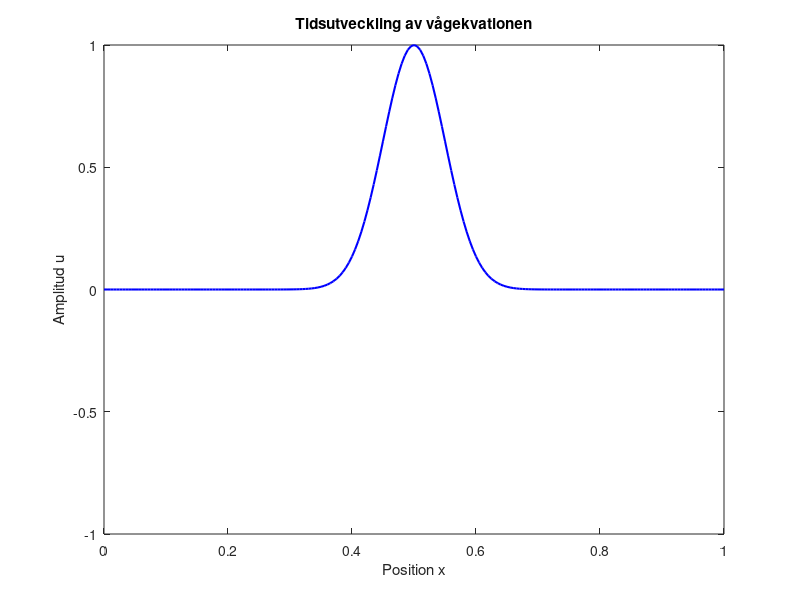
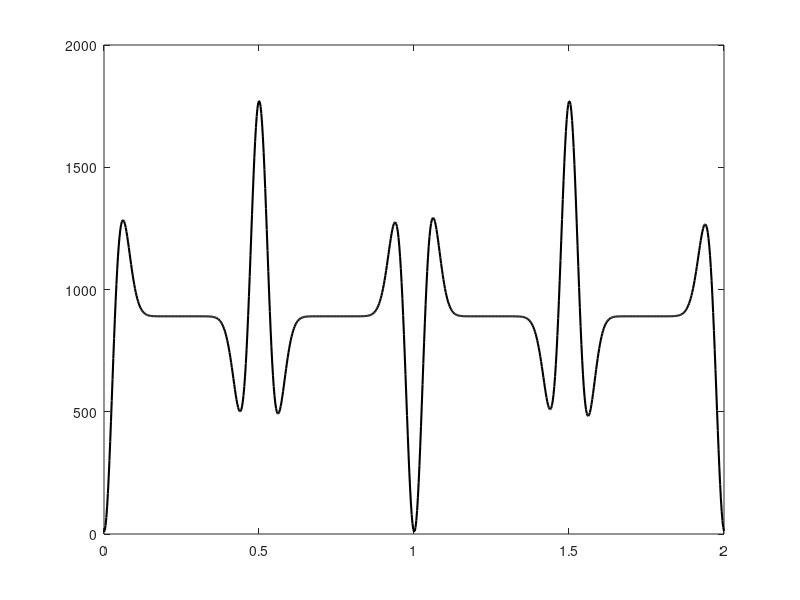

Reproduce these figures in MATLAB, in order.
N = 200; 
T = 2;
dx = 1/N;
dt = dx/2.0; 
M = round(T/dt);
c = 1; 

u = zeros(N-1, M+1);
p = zeros(N-1, M+1);

main_diag = -2 * ones(N-1, 1);
off_diag = ones(N-2, 1);
A = (diag(main_diag) + diag(off_diag, 1) + diag(off_diag, -1)) / dx^2;

x = dx * (1:N-1)';

% Begynnelsepuls fr fr
g = @(x) exp(-200*(x-0.5).^2);
u(:,1) = g(x);
p(:,1) = zeros(N-1, 1); 

E = zeros(1, M+1);
E(1) = 0.5 * norm(p(:,1))^2 - 0.5 * c^2 * dx * (u(:,1)' * (A * u(:,1)));

figure('Name', 'Vågpropagering (Dirichlet)');
X_full = [0; x; 1]; 
U_full = [0; u(:,1); 0]; 
hPlot = plot(X_full, U_full, 'b', 'Linewidth', 1.5);
axis([0 1 -1 1]);
title('Tidsutveckling av vågekvationen');
xlabel('Position x'); 
ylabel('Amplitud u');
drawnow;


% Symplektisk Euler
for m = 1:M
    p(:,m+1) = p(:,m) + dt * c^2 * A * u(:,m);
    
    u(:,m+1) = u(:,m) + dt * p(:,m+1);
    
    E(m+1) = 0.5 * norm(p(:,m+1))^2 - 0.5 * c^2 * dx * (u(:,m+1)' * (A * u(:,m+1)));
    
    U_full = [0; u(:,m+1); 0];
    set(hPlot, 'YData', U_full);
    drawnow;
end

figure('Name', 'Energins tidsutveckling');
t_vec = linspace(0, T, M+1);
plot(t_vec, E, 'k', 'LineWidth', 1.5);
